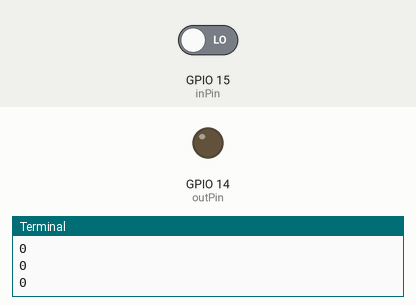
A program run on a simulated Raspberry Pi (BCM pin numbers). Shown: output pins drawn as LEDs (lit = HIGH), the last lines printed to the terminal. The inputs (shaded band) are chosen by the test bench; at power-on: GPIO 15 (inPin) LOW.

Above: at 1.2 s.
1.3 s: GPIO 15 (inPin) driven HIGH
At 2.5 s:
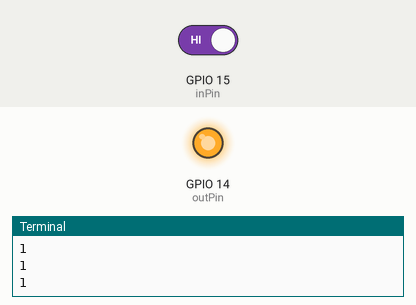
2.8 s: GPIO 15 (inPin) driven LOW
At 3.8 s:
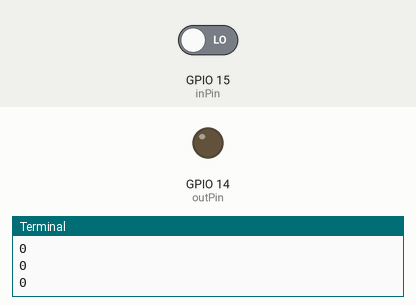
Timing chart, 0 to 5.8 s (numbered marks = the images above; inputs shaded):
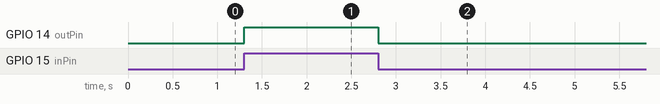

The program:

led02.py
```python
# coding: UTF-8
# 押している間LEDがつくプログラム

import RPi.GPIO as GPIO
import time
from time import sleep
# 変数宣言
i = 0
outPin = 14
inPin = 15
sleepTime = 2

# GPIO初期化処理
GPIO.setmode(GPIO.BCM)
GPIO.setup(outPin, GPIO.OUT)
GPIO.setup(inPin, GPIO.IN)

try:
    # メインループ
    while True:
        print(GPIO.input(inPin))
        if GPIO.input(inPin) == GPIO.HIGH:
            GPIO.output(outPin, GPIO.HIGH)
        else:
            GPIO.output(outPin, GPIO.LOW)
        sleep(0.01)

# ユーザーが割り込み処理（プログラム停止など）を行った場合こっちに飛ぶ
except KeyboardInterrupt:
    pass


GPIO.cleanup()
```

Measured:
- after the input at 1.3 s, GPIO 14 (outPin): LOW → HIGH at once
- after the input at 2.8 s, GPIO 14 (outPin): HIGH → LOW at once
